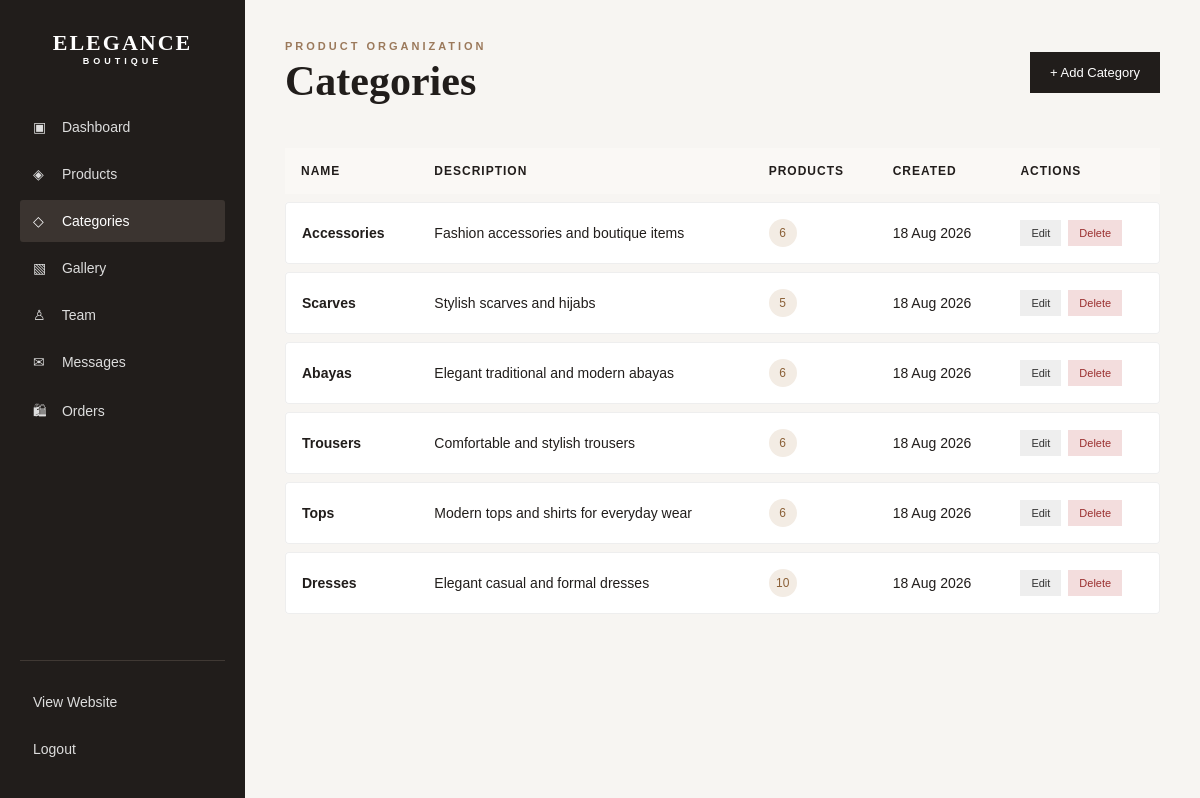
Screenshot of /admin/categories.php (signed in) with the database file from the repository.
### tables this page shows
CREATE TABLE `categories` (
  `id` int(11) NOT NULL,
  `name` varchar(100) NOT NULL,
  `description` text DEFAULT NULL,
  `created_at` timestamp NOT NULL DEFAULT current_timestamp()
);

### admin/categories.php (the view, shortened to what this page needs)
<?php
require_once "../config/database.php";
$result = mysqli_query(
    $conn,
    "SELECT
        c.id,
        c.name,
        c.description,
        c.created_at,
        COUNT(p.id) AS product_count
     FROM categories c
     LEFT JOIN products p
        ON c.id = p.category_id
     GROUP BY c.id
     ORDER BY c.id DESC"
);
?>
<!DOCTYPE html>
<html lang="en">
<head>
    <link
        rel="stylesheet"
        href="admin.css"
    >
</head>
<body>
<div class="admin-layout">
    <aside class="sidebar">
        <div class="admin-logo">
            <a href="../index.php">
                ELEGANCE
                <span>BOUTIQUE</span>
            </a>
        </div>
        <nav class="sidebar-nav">
            <a href="dashboard.php">
                <span>▣</span>
                Dashboard
            </a>
            <a href="products.php">
                <span>◈</span>
                Products
            </a>
            <a
                href="categories.php"
                class="active"
            >
                <span>◇</span>
                Categories
            </a>
            <a href="gallery.php">
                <span>▧</span>
                Gallery
            </a>
            <a href="team.php">
                <span>♙</span>
                Team
            </a>
            <a href="messages.php">
                <span>✉</span>
                Messages
            </a>
            <a href="orders.php">
    <span>🛍</span>
    Orders
</a>
        </nav>
        <div class="sidebar-bottom">
            <a href="../index.php">
                View Website
            </a>
            <a href="logout.php">
                Logout
            </a>
        </div>
    </aside>
    <main class="admin-main">
        <header class="admin-header">
            <div>
                <p class="admin-eyebrow">
                    PRODUCT ORGANIZATION
                </p>
                <h1>
                    Categories
                </h1>
            </div>
            <a
                href="category_add.php"
                class="admin-action-btn"
            >
                + Add Category
            </a>
        </header>
        <div class="admin-table-wrapper">
            <table class="admin-table">
                <thead>
                    <tr>
                        <th>
                            Name
                        </th>
                        <th>
                            Description
                        </th>
                        <th>
                            Products
                        </th>
                        <th>
                            Created
                        </th>
                        <th>
                            Actions
                        </th>
                    </tr>
                </thead>
                <tbody>
                <?php if (
                    mysqli_num_rows($result) > 0
                ): ?>
                    <?php while (
                        $category =
                        mysqli_fetch_assoc($result)
                    ): ?>
                        <tr>
                            <td>
                                <strong>
                                    <?= htmlspecialchars(
                                        $category["name"]
                                    ) ?>
                                </strong>
                            </td>
                            <td>
                                <?= htmlspecialchars(
                                    $category["description"]
                                    ?? ""
                                ) ?>
                            </td>
                            <td>
                                <span class="count-badge">
                                    <?= $category["product_count"] ?>
                                </span>
                            </td>
                            <td>
                                <?= date(
                                    "d M Y",
                                    strtotime(
                                        $category["created_at"]
                                    )
                                ) ?>
                            </td>
                            <td>
                                <div class="table-actions">
                                    <a
                                        href="category_edit.php?id=<?= $category["id"] ?>"
                                        class="edit-btn"
                                    >
                                        Edit
                                    </a>
                                    <a
                                        href="category_delete.php?id=<?= $category["id"] ?>"
                                        class="delete-btn"
                                        onclick="return confirm('Delete this category? Products using this category may prevent deletion.');"
                                    >
                                        Delete
                                    </a>
                                </div>
                            </td>
                        </tr>
                    <?php endwhile; ?>
                <?php endif; ?>
                </tbody>
            </table>
        </div>
    </main>
</div>
</body>
</html>

### admin/admin.css (style rules this page uses)
* { box-sizing: border-box; }
html { scroll-behavior: smooth; }
body { margin: 0; font-family: Arial, Helvetica, sans-serif; background: #f7f5f2; color: #211d1b; }
a { text-decoration: none; }
.admin-action-btn { display: inline-block; background: #211d1b; color: #ffffff; text-decoration: none; border: none; padding: 13px 20px; cursor: pointer; font-size: 13px; transition: 0.2s ease; }
.admin-layout { display: flex; min-height: 100vh; }
.sidebar { width: 245px; flex-shrink: 0; background: #211d1b; color: #ffffff; padding: 30px 20px; display: flex; flex-direction: column; }
.admin-logo { margin-bottom: 40px; text-align: center; }
.admin-logo a { color: #ffffff; text-decoration: none; font-family: Georgia, serif; font-size: 22px; font-weight: bold; letter-spacing: 2px; }
.admin-logo span { display: block; font-family: Arial, sans-serif; font-size: 9px; letter-spacing: 4px; }
.sidebar-nav { display: flex; flex-direction: column; gap: 5px; }
.sidebar-nav a, .sidebar-bottom a { color: #dddddd; text-decoration: none; padding: 13px; border-radius: 3px; font-size: 14px; transition: 0.2s ease; }
.sidebar-nav a:hover, .sidebar-nav a.active, .sidebar-bottom a:hover { background: #3b3430; color: #ffffff; }
.sidebar-nav span { display: inline-block; width: 25px; }
.sidebar-bottom { margin-top: auto; border-top: 1px solid #403934; padding-top: 20px; display: flex; flex-direction: column; gap: 5px; }
.admin-main { flex: 1; padding: 40px; max-width: 1500px; }
.admin-header { display: flex; justify-content: space-between; align-items: center; gap: 20px; margin-bottom: 35px; }
.admin-eyebrow { color: #9b795b; font-size: 11px; letter-spacing: 3px; font-weight: bold; margin: 0; }
.admin-header h1, .admin-container h1 { font-family: Georgia, serif; font-size: 42px; color: #211d1b; margin: 5px 0 0; }
.admin-table, .table-wrapper table { width: 100%; min-width: 750px; border-collapse: separate; border-spacing: 0 8px; background: #f7f5f2; }
.admin-table thead, .table-wrapper thead { background: #ffffff; }
.admin-table th, .table-wrapper th { text-align: left; padding: 16px; background: #faf8f5; color: #211d1b; font-size: 12px; text-transform: uppercase; letter-spacing: 1px; font-weight: 600; }
.admin-table tbody tr, .table-wrapper tbody tr { background: #ffffff; transition: 0.2s ease; }
.admin-table td, .table-wrapper td { padding: 16px; border-top: 1px solid #eeeeee; border-bottom: 1px solid #eeeeee; font-size: 14px; vertical-align: middle; }
.admin-table tbody td:first-child, .table-wrapper tbody td:first-child { border-left: 1px solid #eeeeee; border-top-left-radius: 4px; border-bottom-left-radius: 4px; }
.admin-table tbody td:last-child, .table-wrapper tbody td:last-child { border-right: 1px solid #eeeeee; border-top-right-radius: 4px; border-bottom-right-radius: 4px; }
.table-actions, .action-buttons { display: flex; align-items: center; gap: 7px; flex-wrap: wrap; }
.edit-btn, .delete-btn { display: inline-block; padding: 7px 11px; text-decoration: none; font-size: 11px; transition: 0.2s ease; }
.edit-btn { background: #eeeeee; color: #333333; }
.delete-btn { background: #f3dddd; color: #9b3030; }
.count-badge { display: inline-flex; width: 28px; height: 28px; align-items: center; justify-content: center; background: #f3ece4; color: #8b6138; border-radius: 50%; font-size: 12px; }

### rows the page displays
categories: name "Accessories", description "Fashion accessories and boutique items", product_count "6", created_at "18 Aug 2026"
categories: name "Scarves", description "Stylish scarves and hijabs", product_count "5", created_at "18 Aug 2026"
categories: name "Abayas", description "Elegant traditional and modern abayas", product_count "6", created_at "18 Aug 2026"
categories: name "Trousers", description "Comfortable and stylish trousers", product_count "6", created_at "18 Aug 2026"
categories: name "Tops", description "Modern tops and shirts for everyday wear", product_count "6", created_at "18 Aug 2026"
categories: name "Dresses", description "Elegant casual and formal dresses", product_count "10", created_at "18 Aug 2026"
